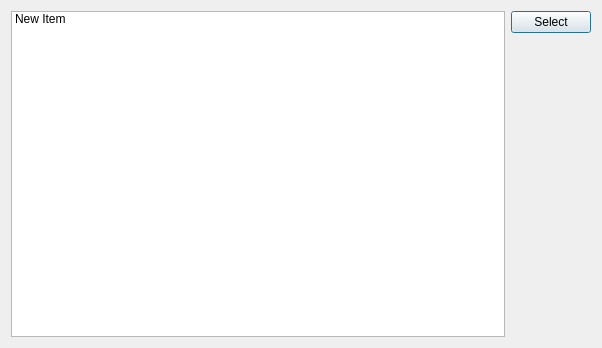
<ui version="4.0" stdsetdef="1" >
  <author></author>
  <comment></comment>
  <exportmacro></exportmacro>
  <class>dSelectUser</class>
  <widget class="QDialog" name="dSelectUser" >
    <property name="geometry" >
      <rect>
        <x>0</x>
        <y>0</y>
        <width>602</width>
        <height>348</height>
      </rect>
    </property>
    <property name="windowTitle" >
      <string>Select user</string>
    </property>
    <layout class="QGridLayout" >
      <item row="0" column="0" >
        <widget class="QListWidget" name="listBox1" >
          <item>
            <property name="text" >
              <string>New Item</string>
            </property>
          </item>
        </widget>
      </item>
      <item row="0" column="1" >
        <layout class="QVBoxLayout" >
          <item>
            <layout class="QVBoxLayout" >
              <item>
                <widget class="QPushButton" name="bSelect" >
                  <property name="text" >
                    <string>Select</string>
                  </property>
                </widget>
              </item>
            </layout>
          </item>
          <item>
            <spacer name="spacer2" >
              <property name="sizeHint" >
                <size>
                  <width>20</width>
                  <height>200</height>
                </size>
              </property>
              <property name="sizeType" >
                <enum>QSizePolicy::Expanding</enum>
              </property>
              <property name="orientation" >
                <enum>Qt::Vertical</enum>
              </property>
            </spacer>
          </item>
        </layout>
      </item>
    </layout>
  </widget>
  <layoutdefault spacing="6" margin="11" />
  <includes>
    <include location="local" >mdtree.h</include>
    <include location="local" >arole.h</include>
  </includes>
  <connections>
    <connection>
      <sender>bSelect</sender>
      <signal>clicked()</signal>
      <receiver>dSelectUser</receiver>
      <slot>onSelect()</slot>
    </connection>
  </connections>
</ui>
